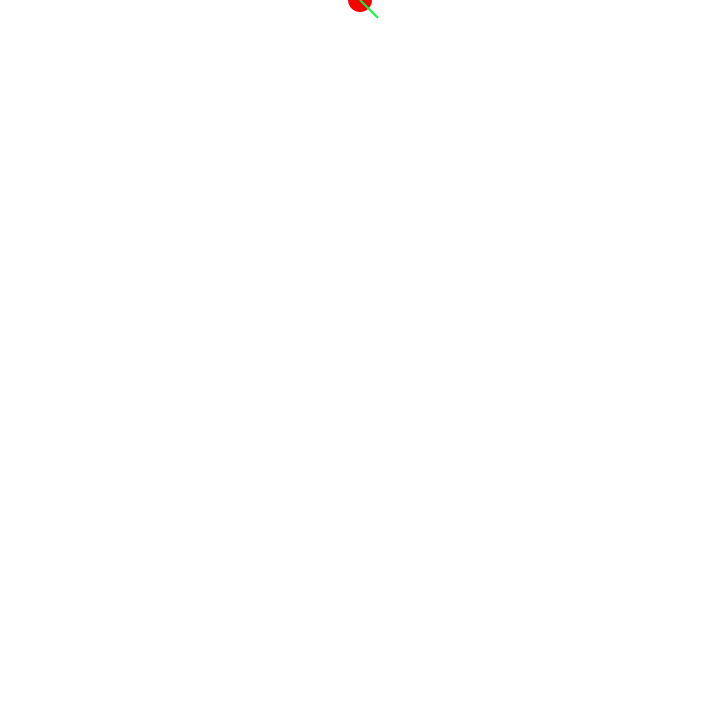
Frame 1 (no input)
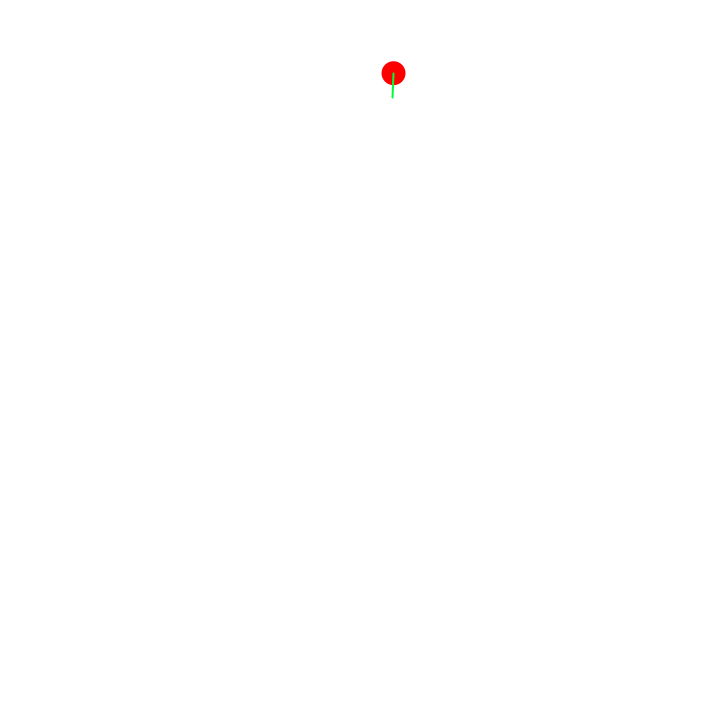
Frame 60 (the mouse pressed at the canvas centre just before this capture)
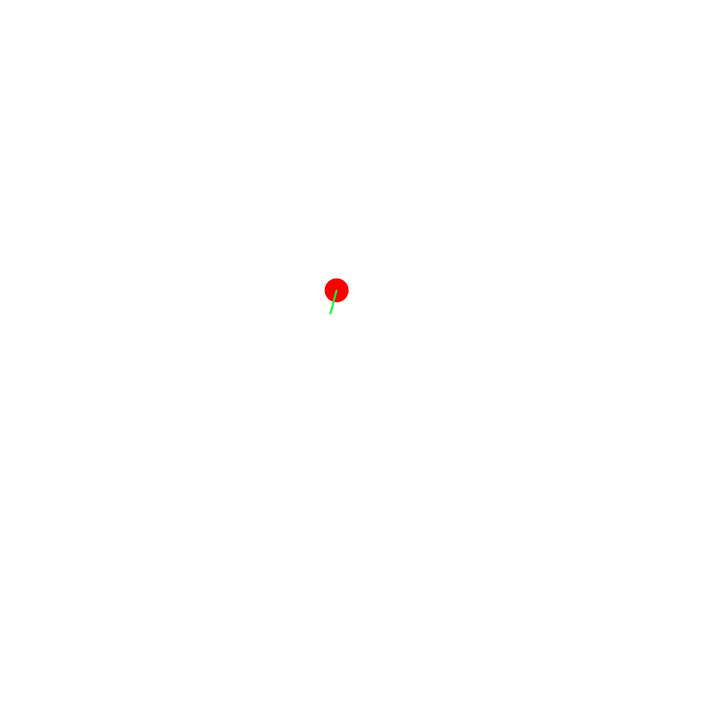
Frame 120 (the mouse held since frame 60 and released just before this capture)

The Processing sketch that drew these frames (run headless with seeded random() and noise(); from frame 60 on, the mouse is pressed at the canvas centre):

// Processing sketch: AppearanceEffect
// ── AppearanceEffect.pde
//======== constant ========

//screen
final int SCREEN_WIDTH=720;
final int SCREEN_HEIGHT=720;

//plane
final int PLANE_COLOR=#FC0000;
final int PLANE_LINE_COLOR=#00FC38;
final float PLANE_R=24;
final float PLANE_LINE_LENGTH=24;
final int PLANE_LINE_WEIGHT=2;

//======== variable ========
Plane plane=new Plane(new Point(SCREEN_WIDTH/2, 0), 0, 0);

//======== function ========

//clearScreen
void clearScreen(){
    fill(255);
    noStroke();
    rect(0, 0, SCREEN_WIDTH, SCREEN_HEIGHT);
}

//setup
void setup(){
    size(720, 720);
    background(255);
}

//draw
void draw(){
    clearScreen();
    plane.update();
}
// ── Plane.pde
class Plane{
    Point pos;
    float vx;
    float vy;
    boolean dead;

    final int COUNTX_MAX=60;
    final int COUNTY_MAX=240;
    final float DELTA_VX=0.04;
    final float DELTA_VY=0.04;
    int countX;
    int countY;

    Plane(Point p, float _vx, float _vy){
        pos=new Point(p);
        vx=_vx;
        vy=_vy;
        countX=COUNTX_MAX/2;
        countY=COUNTY_MAX/2;
        dead=false;
    }

    Plane(){
        dead=true;
    }

    private void show(){
        fill(PLANE_COLOR);
        ellipse(pos.x, pos.y, PLANE_R, PLANE_R);
        stroke(PLANE_LINE_COLOR);
        strokeWeight(PLANE_LINE_WEIGHT);
        Point p=getPoint(pos, atan2(vy, vx), PLANE_LINE_LENGTH);
        line(pos.x, pos.y, p.x, p.y);
    }

    private void fly(){
        ++countX;
        if(countX<=COUNTX_MAX*2){
          if((countX/COUNTX_MAX)%2==0) vx+=DELTA_VX;
          else vx-=DELTA_VX;
        }
        ++countY;
        if((countY/COUNTY_MAX)%2==0) vy+=DELTA_VY;
        else {
          vy-=DELTA_VY;
          countY=COUNTY_MAX+1;
        }
        
        pos.x+=vx;
        pos.y+=vy;
        if(pos.x<0 || pos.x>SCREEN_WIDTH) dead=true;
        if(pos.y<0 || pos.y>SCREEN_HEIGHT) dead=true;
    }

    void update(){
        fly();
        if(!dead) show();
    }
}
// ── Point.pde
class Point{
    float x;
    float y;
  
    Point(float _x, float _y){
      x=_x;
      y=_y;
    }
  
    Point(Point p){
      x=p.x;
      y=p.y;
    }

    Point(){}
}

//getRadian
float getRadian(Point p1, Point p2){
    float dx=p2.x-p1.x;
    float dy=p2.y-p1.y;
    float cosA=dx/sqrt(dx*dx+dy*dy);
    float A=acos(cosA);
    if(dy<0) A=TWO_PI-A;
    return A;
}

//getPoint
Point getPoint(Point p, float radian, float len){
    float x=p.x+cos(radian)*len;
    float y=p.y+sin(radian)*len;
    return new Point(x, y);
}
